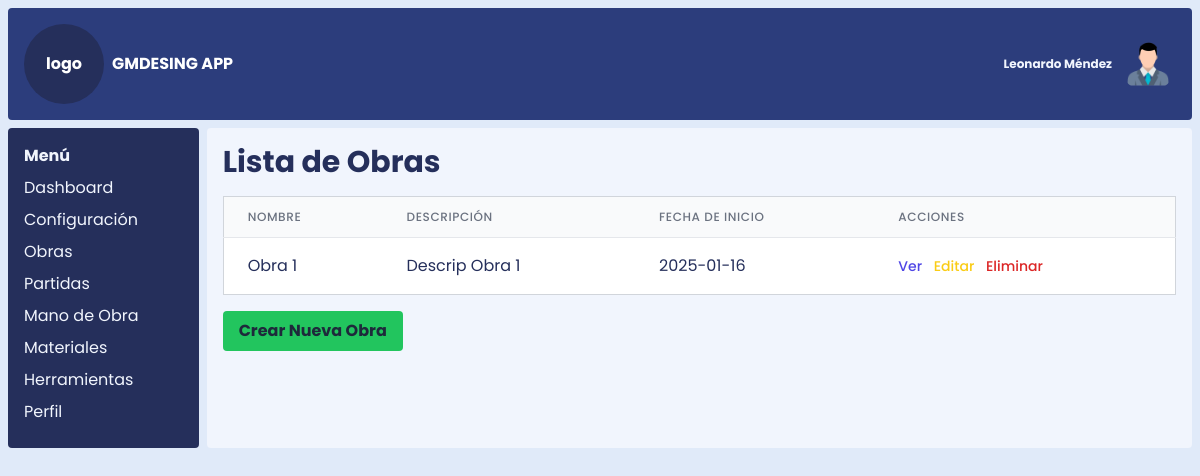
The page /obras on the database its author committed.
### models.py (models this page shows)
class Obra(db.Model):
    __tablename__ = 'obra'
    id_obra = db.Column(db.Integer, primary_key=True)
    nombre_obra = db.Column(db.String(100), nullable=False)
    descripcion_obra = db.Column(db.Text)
    cliente_nombre = db.Column(db.String(100))
    fecha_inicio = db.Column(db.Date)
    gastos_administrativos = db.Column(db.Date)
    partidas = db.relationship('ObraPartida', back_populates='obra', lazy='dynamic')  # Relación con Partidas

### app.py (the view)
@app.route('/obras')
def index():
    obras = Obra.query.all()
    headers = ['Nombre', 'Descripción', 'Fecha de Inicio']
    return render_template('listar_obras.html', headers=headers, obras=obras, datos=datos)

### templates/listar_obras.html (shortened to what this page needs)
{% extends 'index.html' %}
{% import 'componentes/tabla.html' as macros %}
{% block content %}
    <h1 class="text-3xl font-bold mb-4">Lista de Obras</h1>
    {% if obras %}
        {% set rows = [] %}
        {% for obra in obras %}
            {% set row = (obra.nombre_obra, obra.descripcion_obra, obra.fecha_inicio) %}
            {% set action = {
                'ver': url_for('ver_obra', id_obra=obra.id_obra),
                'editar': url_for('editar_obra', id_obra=obra.id_obra),
                'eliminar': url_for('eliminar_obra', id_obra=obra.id_obra),
                'id': obra.id_obra,
                'nombre': obra.nombre_obra
            } %}
            {% set _ = rows.append((row, action)) %}
        {% endfor %}
        {{ macros.render_table(headers, rows) }}
    {% else %}
        <p class="text-gray-600">No hay obras registradas.</p>
    {% endif %}
    <a href="{{ url_for('crear_obra') }}" class="bg-green-500 hover:bg-green-700 text-slate-800 font-bold py-2 px-4 rounded mt-4 inline-block">Crear Nueva Obra</a>
{% endblock %}

### templates/componentes/tabla.html (shortened to what this page needs)
{% macro render_table(headers, rows) %}
<div class="overflow-x-auto">
    <table class="min-w-full divide-y divide-gray-200 border border-gray-300">
        <thead class="bg-gray-50">
            <tr>
                {% for header in headers %}
                <th scope="col" class="px-6 py-3 text-left text-xs font-medium text-gray-500 uppercase tracking-wider">
                    {{ header }}
                </th>
                {% endfor %}
                <th scope="col" class="px-6 py-3 relative text-left text-xs font-medium text-gray-500 uppercase tracking-wider">
                    Acciones
                </th>
            </tr>
        </thead>
        <tbody class="bg-white divide-y divide-gray-200">
            {% for row, action in rows %}
            <tr>
                {% for item in row %}
                <td class="px-6 py-4 whitespace-nowrap">{{ item }}</td>
                {% endfor %}
                <td class="px-6 py-4 whitespace-nowrap text-left text-sm font-medium">
                    {% if action.ver %}
                        <a href="{{ action.ver }}" class="text-indigo-600 hover:text-indigo-900 mr-2">Ver</a>
                    {% endif %}
                    <a href="{{ action.editar }}" class="text-yellow-400 hover:text-yellow-600 mr-2">Editar</a>
                    <button type="button" class="text-red-600 hover:text-red-900" data-bs-toggle="modal"
                        data-bs-target="#confirmDelete {{ action.id }} " onclick="openModal()">Eliminar</button>
                </td>
            </tr>
            {% endfor %}
        </tbody>
    </table>
</div>
{% endmacro %}

### static/css/styles.css (style rules this page uses)
html, :host { line-height: 1.5; -webkit-text-size-adjust: 100%; -moz-tab-size: 4; -o-tab-size: 4; tab-size: 4; font-family: Poppins, sans-serif; font-feature-settings: normal; font-variation-settings: normal; -webkit-tap-highlight-color: transparent; }
body { margin: 0; line-height: inherit; }
h1, h2, h3, h4, h5, h6 { font-size: inherit; font-weight: inherit; }
a { color: inherit; text-decoration: inherit; }
table { text-indent: 0; border-color: inherit; border-collapse: collapse; }
button, input, optgroup, select, textarea { font-family: inherit; font-feature-settings: inherit; font-variation-settings: inherit; font-size: 100%; font-weight: inherit; line-height: inherit; letter-spacing: inherit; color: inherit; margin: 0; padding: 0; }
button, select { text-transform: none; }
button, input:where([type='button']), input:where([type='reset']), input:where([type='submit']) { -webkit-appearance: button; background-color: transparent; background-image: none; }
blockquote, dl, dd, h1, h2, h3, h4, h5, h6, hr, figure, p, pre { margin: 0; }
button, [role="button"] { cursor: pointer; }
.base { --tw-bg-opacity: 1; background-color: rgb(224 234 249 / var(--tw-bg-opacity, 1)); }
.relative { position: relative; }
.mb-4 { margin-bottom: 1rem; }
.mr-2 { margin-right: 0.5rem; }
.mt-4 { margin-top: 1rem; }
.inline-block { display: inline-block; }
.grid { display: grid; }
.h-\[100vh\] { height: 100vh; }
.min-w-full { min-width: 100%; }
.grid-cols-12 { grid-template-columns: repeat(12, minmax(0, 1fr)); }
.gap-2 { gap: 0.5rem; }
.divide-y > :not([hidden]) ~ :not([hidden]) { --tw-divide-y-reverse: 0; border-top-width: calc(1px * calc(1 - var(--tw-divide-y-reverse))); border-bottom-width: calc(1px * var(--tw-divide-y-reverse)); }
.divide-gray-200 > :not([hidden]) ~ :not([hidden]) { --tw-divide-opacity: 1; border-color: rgb(229 231 235 / var(--tw-divide-opacity, 1)); }
.overflow-x-auto { overflow-x: auto; }
.whitespace-nowrap { white-space: nowrap; }
.rounded { border-radius: 0.25rem; }
.border { border-width: 1px; }
.border-gray-300 { --tw-border-opacity: 1; border-color: rgb(209 213 219 / var(--tw-border-opacity, 1)); }
.bg-gray-50 { --tw-bg-opacity: 1; background-color: rgb(249 250 251 / var(--tw-bg-opacity, 1)); }
.bg-green-500 { --tw-bg-opacity: 1; background-color: rgb(34 197 94 / var(--tw-bg-opacity, 1)); }
.bg-white { --tw-bg-opacity: 1; background-color: rgb(255 255 255 / var(--tw-bg-opacity, 1)); }
.p-2 { padding: 0.5rem; }
.px-4 { padding-left: 1rem; padding-right: 1rem; }
.px-6 { padding-left: 1.5rem; padding-right: 1.5rem; }
.py-2 { padding-top: 0.5rem; padding-bottom: 0.5rem; }
.py-3 { padding-top: 0.75rem; padding-bottom: 0.75rem; }
.py-4 { padding-top: 1rem; padding-bottom: 1rem; }
.text-left { text-align: left; }
.text-3xl { font-size: 1.875rem; line-height: 2.25rem; }
.text-sm { font-size: 0.875rem; line-height: 1.25rem; }
.text-xs { font-size: 0.75rem; line-height: 1rem; }
.font-bold { font-weight: 700; }
.font-medium { font-weight: 500; }
.uppercase { text-transform: uppercase; }
.tracking-wider { letter-spacing: 0.05em; }
.text-gray-500 { --tw-text-opacity: 1; color: rgb(107 114 128 / var(--tw-text-opacity, 1)); }
.text-indigo-600 { --tw-text-opacity: 1; color: rgb(79 70 229 / var(--tw-text-opacity, 1)); }
.text-red-600 { --tw-text-opacity: 1; color: rgb(220 38 38 / var(--tw-text-opacity, 1)); }
.text-slate-800 { --tw-text-opacity: 1; color: rgb(30 41 59 / var(--tw-text-opacity, 1)); }
.text-yellow-400 { --tw-text-opacity: 1; color: rgb(250 204 21 / var(--tw-text-opacity, 1)); }

### rows shown on the page
Obra: nombre_obra "Obra 1", descripcion_obra "Descrip Obra 1", fecha_inicio "2025-01-16"

### other values the page prints
{{ datos.sistema }} "GMDESING APP"
{{ datos.usuario }} "Leonardo Méndez"
{{ item.name }} "Dashboard" "Configuración" "Obras" "Partidas" "Mano de Obra" "Materiales" "Herramientas" "Perfil"
{{ header }} "NOMBRE" "DESCRIPCIÓN" "FECHA DE INICIO"
